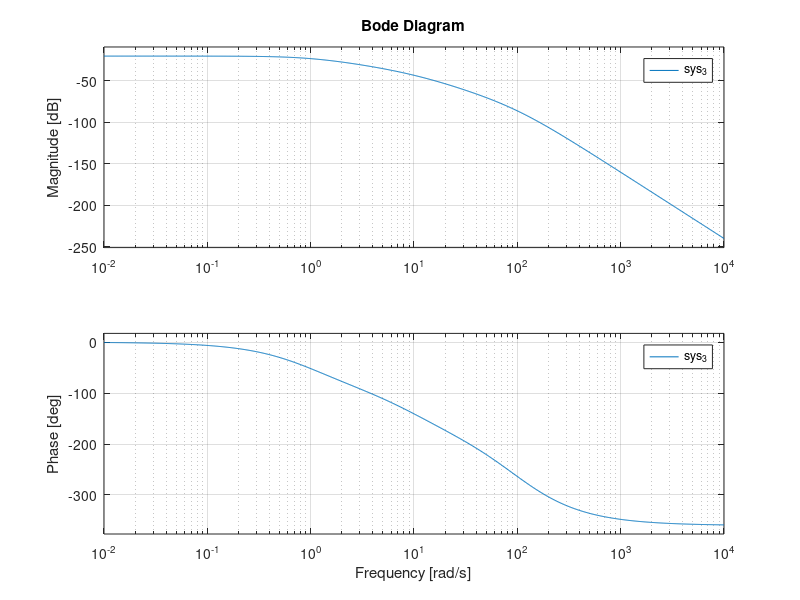
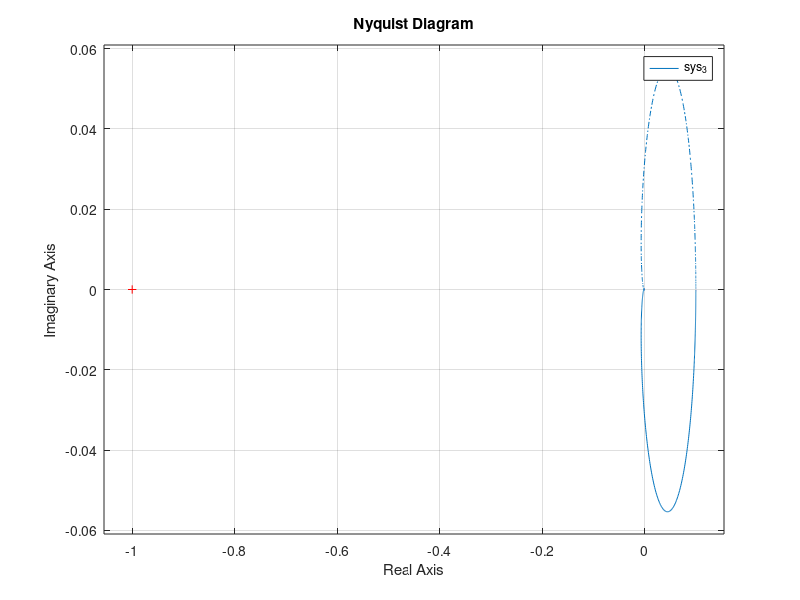

Write MATLAB code to recreate these figures, in order.
clear 
close all
clc

%%
%Definisco il 1° sistema G1
num1 = 10;

den1_1= [1 1];
den1_2= [1/100 1];

den1= conv(den1_1, den1_2);

sys_1= tf(num1, den1);

%%
%Definisco il 2° sistema G2
num2 = 10;

den2_1= [1 10];
den2_2= [1 100];

den2= conv(den2_1, den2_2);

sys_2= tf(num2, den2);


%%
%Definisco G3= G1*G2

sys_3= sys_1*sys_2;

%Zero, Poli e Costante
[z,p,k] = zpkdata(sys_3) ;

%Guadagno
g3= dcgain (sys_3); 

%Bode
figure
bode(sys_3)

%Margini Guadagno e Fase
[Gm,Pm,Wcg,Wcp] = margin(sys_3);

%Nyquist
figure
nyquist(sys_3);

%%
%Uscita di G3 a fronte del transitorio esaurito, voglioc he insegua lo
%scalino con essore nullo
%-> ingresso=scalino
%-> uscita= ampiezza scalino

%-> porto guadagno di G3 a 1

%( in anello chiuso dovrei usare l'integratore, a patto di mantenere l aSTABILITÀ)


%nel diagramma di Nyquist, in -1 c'è il punto critico
%-> la stabilità dipendeva dal numero di giri del diagramma intorno a -1


%%
%CRITERIO DI NYQUIST E DI BODE

%CRITERIO DI BODE: funziona solo per sistemi che sono stabili in anello
%                   aperto

%CRITERIO DI NYQUIST: vale anche per sistemi INSTABILI in anello aperto
%                   ( ovvero per sistemi con poli a parte reale > 0)



%%
%SOLUZIONE ESERCIZI "per casa"

%1. Quali sistemi sono stabili in Anello Aperto

%-> lo sono 1 e 2, perrchè hanno poli a parte reale negativa 
%PER ANELLO APERTO guardo solo i POLI!!


%2. Quali sistemi sono stabili in Anello Chiuso
%(Partendo dal sistema in anello aperto)

%-> lo è 1, perchè è stabile se PM > 0 e posso applicare il criterio di Bode
%-> non posso dirlo per 3, perchè NON posso applicare il criterio di Bode
%(non è stabile in anello aperto)
%   Per 3 dovrei usare Nyquist
